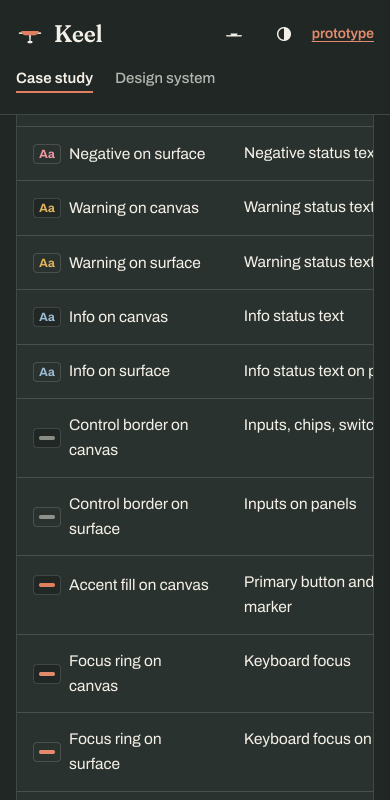
#> input picture tbl-dark.png, 780 x 1600 px (shown at 1/2 size)
$ python weight_check.py ../tbl-dark.png
#> lines starting #> are read from the running program, lines starting #| are printed output that depends on the picture
"""
60/30/10 check, measured from real screenshots rather than token names.

Every pixel is assigned to the nearest palette role (Harbor & Signal):
  canvas  : Fog White (dark: Abyss)
  surface : Paper, Cloud and the Mist water band (dark: Deep Navy and Night)
  accent  : Signal Lime, Ocean Blue and Harbor Blue
  ink     : type, icons, keel, chart marks, and navy fills
Ink is reported separately because it is content, not a color field; the
60/30/10 split is computed over the three field roles. Limitation: in light
mode the primary button is a navy fill, the same color as type, so it counts
as ink here, not accent; its lime label counts as accent.

usage: python weight_check.py [--dark] shot1.png shot2.png ...   (needs Pillow)
"""
import sys
from PIL import Image

THEMES = {
    "light": {
        "canvas": ["#F4F5FA"],
        "surface": ["#FFFFFF", "#E9EDF5", "#D4EAFF", "#E3E7F0"],
        "accent": ["#F1FF62", "#0192C6", "#004499"],
        "ink": ["#112358", "#4A5573", "#3D4E7A", "#6C7899", "#A3ACC4"],
    },
    "dark": {
        "canvas": ["#0B1530"],
        "surface": ["#112358", "#1A2E66", "#1F3470"],
        "accent": ["#F1FF62", "#3DB8EA"],
        "ink": ["#F4F5FA", "#AEB9D6", "#B9C3DD", "#8391B8", "#56658F"],
    },
}
THEME = "dark" if "--dark" in sys.argv else "light"
ROLES = THEMES[THEME]
REF = [(role, tuple(int(h[i:i + 2], 16) for i in (1, 3, 5))) for role, hs in ROLES.items() for h in hs]


def nearest(px):
    best, bd = None, 1e9
    for role, c in REF:
        d = (px[0] - c[0]) ** 2 + (px[1] - c[1]) ** 2 + (px[2] - c[2]) ** 2
        if d < bd:
            best, bd = role, d
    return best


for f in [a for a in sys.argv[1:] if not a.startswith("--")]:
    im = Image.open(f).convert("RGB")
#> im is the input picture: PIL image 780x1600 RGB; mean R, G, B 47.4, 54.5, 51.4
    im = im.resize((im.width // 2, im.height // 2))
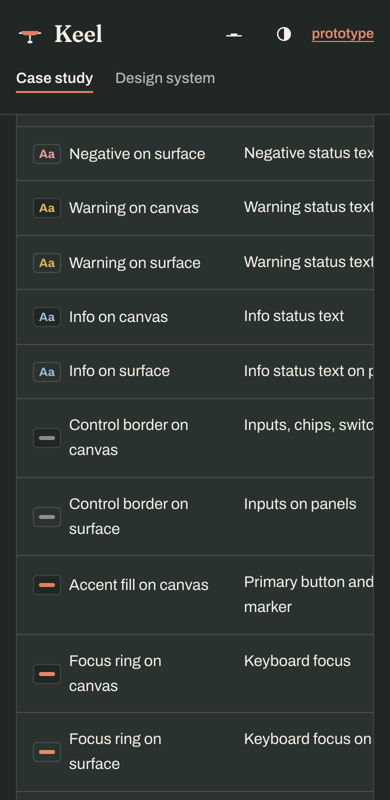
#> im: PIL image 390x800 RGB; mean R, G, B 47.4, 54.5, 51.4
    counts = {r: 0 for r in ROLES}
    cache = {}
    for n, px in im.getcolors(im.width * im.height):
        r = cache.get(px) or nearest(px)
        cache[px] = r
        counts[r] += n
#> this loop made 2345 passes
#> (n, px, r) on passes 1, 3, 4: (2, (254, 249, 239), 'canvas'), (1, (252, 249, 239), 'canvas'), (7, (253, 248, 239), 'canvas')
#> after the loop, cache = 2345 items; counts = {'canvas': 347, 'surface': 4859, 'accent': 118, 'ink': 306676}
    field = counts["canvas"] + counts["surface"] + counts["accent"]
#> field = 5324
    tot = sum(counts.values())
#> tot = 312000
    print(f"{f.split('/')[-1]:<28} canvas {counts['canvas']/field*100:5.1f}%  surface {counts['surface']/field*100:5.1f}%  accent {counts['accent']/field*100:5.1f}%   (ink/content {counts['ink']/tot*100:4.1f}% of all pixels)")
#| tbl-dark.png                 canvas   6.5%  surface  91.3%  accent   2.2%   (ink/content 98.3% of all pixels)
